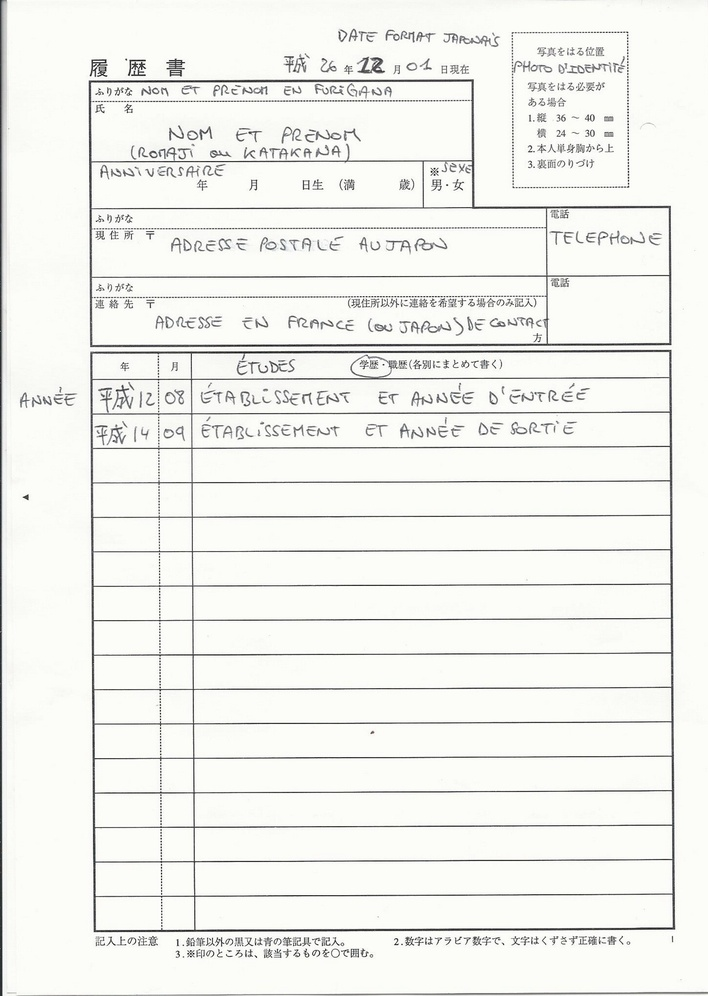
//> input picture handwritten-detection/test.jpg, 708 x 996 px, shrunk from 1200 x 1688 before the run
$ ./typed-handwritten   (built with g++ and OpenCV 4)
//> lines starting //> are read from the running program, lines starting //| are printed output that depends on the picture; after the words box and inside, x2 and y2 are one past the last pixel; in counts of white or black regions, pixels touching at a corner belong together
#include <stdio.h>
#include <iostream>
#include <opencv2/highgui.hpp>
#include <opencv2/imgproc.hpp>
#include <opencv2/opencv.hpp>
#include <string>
#include <math.h>
#include <vector>
using namespace cv;
using namespace std;


//Effectuer un seuillage en fonction des paramètres à disposition
//n = niveau du seuil, aide = résultat du seuil, image = image initiale
// [70 lines left out: functions seuillage, histogramme, afficheTab, afficheTab, somme, not called in this run]

//Trouve le maximum du tableau et retourne l'indice
//liste : la liste où on veut trouver le maximum
// taille : la taille de la liste
//retourne l'indice du maximum dans la liste
int maximum(int liste[], int taille) {
    int max = liste[0];
    int indice = 0;

    for (int i = 0; i < taille; ++i) {
        if (liste[i] > max) {
            max = liste[i];
        }
    }

    return max;

}

Mat img;
Mat otsu;
Mat diff;
int threshval = 100;
int t = 100;
int nbConEachS[256][256];

int nbNewCC[256][256];


//avoir que les images qui ne sont pas dans ref et qui sont dans bw
//bw : image avec un changement de seuil
//ref : image référence
//retourne une image de la différence de ref et bw
static Mat avoirDiff(Mat bw, Mat ref) {
    // clone l'image bw dans diff
    Mat diff = bw.clone();
    //avoir une image noire de diff
    for (int i = 0; i < img.rows; i++) {
        for (int j = 0; j < img.cols; j++) {
            if (diff.at<uchar>(i, j) != 0) {

                diff.at<uchar>(i, j) = 0;


            }
        }
    }

    //avoir les pixels qui ne sont pas sur ref dans bw
    for (int i = 0; i < img.rows; i++) {
        for (int j = 0; j < img.cols; j++) {

            if (ref.at<uchar>(i, j) == 0 && bw.at<uchar>(i, j) == 255) {
                diff.at<uchar>(i, j) = 255;
            }


        }
    }
    //imshow("diff",diff);
    //enlever les pixels qui sont isolés (1 CC = 1 pixel )
    for (int i = 1; i < img.rows - 1; i++) {
        for (int j = 1; j < img.cols - 1; j++) {
            //gauche-haut,milieu-haut,droit-haut,gauche-milieu,mileu-milieu,droit_milieu,gauche-bas, milieu-bas,droit-bas

            int nbMemePixel = 0;
            for (int x = -1; x < 1; x++) {
                for (int y = -1; y < 1; y++) {
                    if (ref.at<uchar>(i + x, j + y) == 255 && bw.at<uchar>(i + x, j + y) == 255) {
                        nbMemePixel++;
                    }

                }
            }

            if (ref.at<uchar>(i, j) != 255 && bw.at<uchar>(i, j) == 255) {
                if (nbMemePixel != 0) {
                    diff.at<uchar>(i, j) = 0;
                }
            }


        }

    }
    return diff;

}

//afficher la fenêtre pour voir les modifications

static void on_trackbar(int, void*) {

    Mat bw = threshval < 256 ? (img < threshval) : (img > threshval);
    Mat ref = t < 256 ? (img < t) : (img > t);

    imshow("seuillage", bw);


    //diff = avoirDiff(bw,ref);


    Mat labelImage(img.size(), CV_32S);

    //int nLabels = connectedComponents(diff, labelImage, 8);
    int nLabels = connectedComponents(bw, labelImage, 8);
    //nb de CC dans bw
    cout << nLabels << endl;
    //nbConEachS[t][threshval]=nLabels;
    std::vector<Vec3b> colors(nLabels);
    colors[0] = Vec3b(0, 0, 0);//background
    for (int label = 1; label < nLabels; ++label) {
        colors[label] = Vec3b((rand() & 255), (rand() & 255), (rand() & 255));
    }
    Mat dst(img.size(), CV_8UC3);
    for (int r = 0; r < dst.rows; ++r) {
        for (int c = 0; c < dst.cols; ++c) {

            int label = labelImage.at<int>(r, c);
            Vec3b& pixel = dst.at<Vec3b>(r, c);
            pixel = colors[label];
        }
    }


    //Mettre les valeurs du label à 0
    int nb[nLabels];

    // voir si l'image de ref et l'image bw ont la même composante connexe au même endroit.
    for (int r = 0; r < dst.rows; ++r) {
        for (int c = 0; c < dst.cols; ++c) {

            if (ref.at<uchar>(r, c) == 255 && bw.at<uchar>(r, c) == 255) {
                int label = labelImage.at<int>(r, c);
                nb[label] = 0;
            }


        }
    }

    // Retirer les composantes connexes
   // Mat dst(img.size(), CV_8UC3);
    for (int r = 0; r < dst.rows; ++r) {
        for (int c = 0; c < dst.cols; ++c) {

            int label = labelImage.at<int>(r, c);
            if (nb[label] == 0) {
                Vec3b& pixel = dst.at<Vec3b>(r, c);
                pixel = colors[0];
            }

        }
    }


    //Ajoute la couleur blanche de ref dans dst
    for (int r = 0; r < dst.rows; ++r) {
        for (int c = 0; c < dst.cols; ++c) {

            if ((int)dst.at<Vec3b>(r, c)[0] == 0) {
                dst.at<Vec3b>(r, c)[0] = ref.at<uchar>(r, c);
                dst.at<Vec3b>(r, c)[1] = ref.at<uchar>(r, c);
                dst.at<Vec3b>(r, c)[2] = ref.at<uchar>(r, c);
            }

        }
    }


    imshow("Composantes connexes", dst);

}

//avoir l'image référence en fenêtre avec la methode on_trackbar()
// [6 lines left out: function myCallbackForT, not called in this run]


//Avoir les nouvelles CC
//fin : la fin de la recherche
//debut : le début de la recherche
//pas : le nombre de pas pour arriver du début jusqu'à la fin
void avoirNCC(int fin, int debut, int pas) {

    cout << "fin  : " << fin << ", debut  : " << debut << endl;

    for (int t = debut; t < fin; t = t + pas) {

        int seuilPas = t + pas;
        /*************************Avoir les nouvelles composantes connexes à chaque itération dans l'image *********************************************************/

    // seuilPas ne dépasse pas les 255
        if (seuilPas > 256) {
            seuilPas = 255;

        }

        // avoir les image bw et ref
        Mat bw = seuilPas < 256 ? (img < (seuilPas)) : (img > (seuilPas));
        Mat ref = t < 256 ? (img < t) : (img > t);

        imshow("Seuillage", bw);
        imshow("Ref", ref);


        //diff = avoirDiff(bw,ref);

       //Création  d'une image où on met les labels
        Mat labelImage(img.size(), CV_32S);

        //Le nombre de CC dans l'image bw
        int nLabels = connectedComponents(bw, labelImage, 8);

        // cout<<"nLables : "<<nLabels<<endl;

         //Fixer les couleurs pour chaque CC
        std::vector<Vec3b> colors(nLabels);
        colors[0] = Vec3b(0, 0, 0);//background
        for (int label = 1; label < nLabels; ++label) {
            colors[label] = Vec3b((rand() & 255), (rand() & 255), (rand() & 255));
        }

        Mat dst(img.size(), CV_8UC3);
        for (int r = 0; r < dst.rows; ++r) {
            for (int c = 0; c < dst.cols; ++c) {

                int label = labelImage.at<int>(r, c);
                Vec3b& pixel = dst.at<Vec3b>(r, c);
                pixel = colors[label];
            }
        }


        //mettre le tableau nb les valeurs du label en 1 ,
        int nb[nLabels];
        for (int i = 0; i < nLabels; i++) {
            nb[i] = 1;
        }

        //on vérifie ici si l'image de ref et l'image bw ont la même composante connexe au même endroit, si oui on met 0 sinon rien
        for (int r = 0; r < dst.rows; ++r) {
            for (int c = 0; c < dst.cols; ++c) {

                if (ref.at<uchar>(r, c) == 255 && bw.at<uchar>(r, c) == 255) {
                    int label = labelImage.at<int>(r, c);
                    nb[label] = 0;

                }


            }
        }

        //avoir le nombre de CC qui sont identiques dans ref et bw
        int n = 0;
        for (int i = 0; i < nLabels; i++) {
            if (nb[i] == 0) {
                n++;
            }
        }

        // Suppression des  composantes connexes qui sont dans ref ET dans bw, losrque nb[label]==0
       // Mat dst(img.size(), CV_8UC3);
        for (int r = 0; r < dst.rows; ++r) {
            for (int c = 0; c < dst.cols; ++c) {

                int label = labelImage.at<int>(r, c);
                if (nb[label] == 0) {
                    Vec3b& pixel = dst.at<Vec3b>(r, c);
                    pixel = colors[0];
                }

            }
        }


        //Rajoute la couleur blanc de ref dans dst
        for (int r = 0; r < dst.rows; ++r) {
            for (int c = 0; c < dst.cols; ++c) {

                if ((int)dst.at<Vec3b>(r, c)[0] == 0) {
                    dst.at<Vec3b>(r, c)[0] = ref.at<uchar>(r, c);
                    dst.at<Vec3b>(r, c)[1] = ref.at<uchar>(r, c);
                    dst.at<Vec3b>(r, c)[2] = ref.at<uchar>(r, c);
                }

            }
        }

        //Mettre les valeurs dans un tableau
        nbNewCC[t][seuilPas] = nLabels - n;
        nbConEachS[t][seuilPas] = nLabels - (nLabels - n);
        // cout << "nbNewCC : "<<nbNewCC[t][t+pas]<<"\n"<<endl;


    }

}


//avoir les Composantes connexes dans seuillage et dans image
//seuillage : une image seuillée de "image "
//image : une image binaire
// retourne une image qui contient les CC dans seuillage et image
// [80 lines left out: function haveCC, not called in this run]

//Méthode d'otsu qui prend une image en paramètre et retourne son seuil
int Otsu(Mat img) {
    int height = img.rows;
    int width = img.cols;
    float histogram[256] = { 0 };
    for (int i = 0; i < height; i++)
    {
        unsigned char* p = (unsigned char*)img.data + img.step * i;
        for (int j = 0; j < width; j++)
        {
            histogram[*p++]++;
        }
    }
    int size = height * width;
    for (int i = 0; i < 256; i++)
    {
        histogram[i] = histogram[i] / size;
    }
    float avgValue = 0;
    for (int i = 0; i < 256; i++)
    {
        avgValue += i * histogram[i];
    }
    int threshold;
    float maxVariance = 0;
    float w = 0, u = 0;
    for (int i = 0; i < 256; i++)
    {
        w += histogram[i];
        u += i * histogram[i];
        float t = avgValue * w - u;
        float variance = t * t / (w * (1 - w));
        if (variance > maxVariance)
        {
            maxVariance = variance;
            threshold = i;
        }
    }
    return threshold;
}

//recherche le maximum dans une liste
//choix : stoppe la boucle while
//divise : la taille de la liste
//liste : un tableau de valeur entières
// maxpic : avoir le max de l'indice indiceMax
//indiceMax :  avoir l'indice où se situe le max
// i : aide pour la boucle
void rechercheMax(bool choix, int divise, int liste[], int& maxpic1, int& indiceMax, int& i) {
    while (choix && i < divise) {
        if (maxpic1 < liste[i]) {

            maxpic1 = liste[i];
            if (maxpic1 > liste[i + 1]) {
                indiceMax = i;
                choix = false;
            }

        }

        i++;
    }


}

//recherche le minimum dans une liste
//choix : stoper la boucle while
//divise : la taille de la liste
//liste : un tableau de valeur entier
// maxpic : avoir le min de l'indice indiceMax
//indiceMax :  avoir l'indice où se situe le min
// i  : aide pour la boucle
void rechercheMin(bool choix, int divise, int liste[], int& minpic1, int& indiceMin, int& i) {
    while (choix && i < divise) {
        if (minpic1 > liste[i]) {
            minpic1 = liste[i];
            if (minpic1 < liste[i + 1]) {
                indiceMin = i;
                choix = false;
            }
        }
        i++;

    }


}

//avoir les courbes des CC new et des Cc évoluantes
//graphe : mettre les valeurs
//divise :  la taille de la liste
//max : le format de l'image
//pas : combien de pas du début à la fin
//indice1  : aide à avoir l'indice dans une liste de taille divise
//listeaffCCagrandit :  liste des CC qui grandissent
//listeafficheCC:  liste des nouvelles CC
// seuil : le seuil (otsu ou non)
//indiceMi: deuxieme indice minimum dans la liste des CC qui ont grandit
//indiceMa: deuxieme indice maximum  dans la liste des CC qui ont grandit
//indiceMin: premier indice minimume dans la liste des CC qui ont grandit
//indiceMin1: premier indice minimume dans la liste des CC qui ont grandit
void faireGraphe(Mat graphe, int divise, int max, int pas, int indice1, int listeaffCCagrandit[], int listeafficheCC[], int seuil, int indiceMi, int indiceMa, int indiceMin, int indiceMin1) {

    for (int i = 0; i < 500; i = i + ((pas * 500) / 256)) {

        //affiche la courbe de nouvelles CC
        if (indice1 + 1 < divise) {

            //graphe.at<uchar>(500-((listeafficheCC[indice1]*500)/max),i+1)=255;
            if (indice1 < indiceMin) {
                graphe.at<Vec3b>(500 - ((listeafficheCC[indice1] * 500) / max), i + 1)[0] = 200;
                graphe.at<Vec3b>(500 - ((listeafficheCC[indice1] * 500) / max), i + 1)[1] = 100;
                graphe.at<Vec3b>(500 - ((listeafficheCC[indice1] * 500) / max), i + 1)[2] = 100;

            }
            else {
                graphe.at<Vec3b>(500 - ((listeafficheCC[indice1] * 500) / max), i + 1)[0] = 255;
                graphe.at<Vec3b>(500 - ((listeafficheCC[indice1] * 500) / max), i + 1)[1] = 255;
                graphe.at<Vec3b>(500 - ((listeafficheCC[indice1] * 500) / max), i + 1)[2] = 0;

            }


            //affiche la courbe de CC qui ont grandi
            if (indice1 >= indiceMin1 && indice1 > indiceMi) {
                graphe.at<Vec3b>(500 - ((listeaffCCagrandit[indice1] * 500) / max), i + 1)[0] = 255;
                graphe.at<Vec3b>(500 - ((listeaffCCagrandit[indice1] * 500) / max), i + 1)[1] = 255;
                graphe.at<Vec3b>(500 - ((listeaffCCagrandit[indice1] * 500) / max), i + 1)[2] = 255;

            }
            else {
                graphe.at<Vec3b>(500 - ((listeaffCCagrandit[indice1] * 500) / max), i + 1)[0] = 255;
                graphe.at<Vec3b>(500 - ((listeaffCCagrandit[indice1] * 500) / max), i + 1)[1] = 0;
                graphe.at<Vec3b>(500 - ((listeaffCCagrandit[indice1] * 500) / max), i + 1)[2] = 255;

            }


            //On relie les points pour créer une courbe//

            int aide = i + 1 + ((pas * 500) / 256);
            //New CC
            if (indice1 < indiceMin) {
                line(graphe, Point(i + 1, 500 - ((listeafficheCC[indice1] * 500) / max)), Point(aide, 500 - ((listeafficheCC[indice1 + 1] * 500) / max)), Scalar(200, 100, 100), 1, LINE_4);
            }
            else {
                line(graphe, Point(i + 1, 500 - ((listeafficheCC[indice1] * 500) / max)), Point(aide, 500 - ((listeafficheCC[indice1 + 1] * 500) / max)), Scalar(255, 255, 0), 1, LINE_4);
            }
            //CC s'étant agrandies
            if (indice1 >= indiceMin1 && indice1 < indiceMi) {
                line(graphe, Point(i + 1, 500 - ((listeaffCCagrandit[indice1] * 500) / max)), Point(aide, 500 - ((listeaffCCagrandit[indice1 + 1] * 500) / max)), Scalar(255, 255, 255), 1, LINE_4);

            }
            else {
                line(graphe, Point(i + 1, 500 - ((listeaffCCagrandit[indice1] * 500) / max)), Point(aide, 500 - ((listeaffCCagrandit[indice1 + 1] * 500) / max)), Scalar(255, 0, 255), 1, LINE_4);

            }

            indice1++;

        }

    }
    cout << "Fin d'édition du graphique." << endl;
    // affiche la droite du seuil d'Otsu
    line(graphe, Point((seuil * 500) / 256, 0), Point((seuil * 500) / 256, 500), Scalar(0, 255, 0), 1, LINE_4);

}


int main(int argc, const char** argv) {

    /***********Mettre tous les tableaux à 0************/
    for (int i = 0; i < 256; i++) {
        for (int j = 0; j < 256; j++) {
            nbConEachS[i][j] = 0;
        }

    }
    for (int i = 0; i < 256; i++) {
        for (int j = 0; j < 256; j++) {
            nbNewCC[i][j] = 0;
        }

    }

    /*******************Avoir l'image **********************/

    img = imread("/Users/adamdiakite/Desktop/typed-handwritten-aurelie/TER/test.jpg",IMREAD_GRAYSCALE);
    waitKey(0);

    if (img.empty())
    {
        cout << "Could not read input image file: " << img << endl;
        return EXIT_FAILURE;
    }

    /*****************faire le seuillage *********************/
    threshold(img, otsu, 0, 255, THRESH_BINARY | THRESH_OTSU);
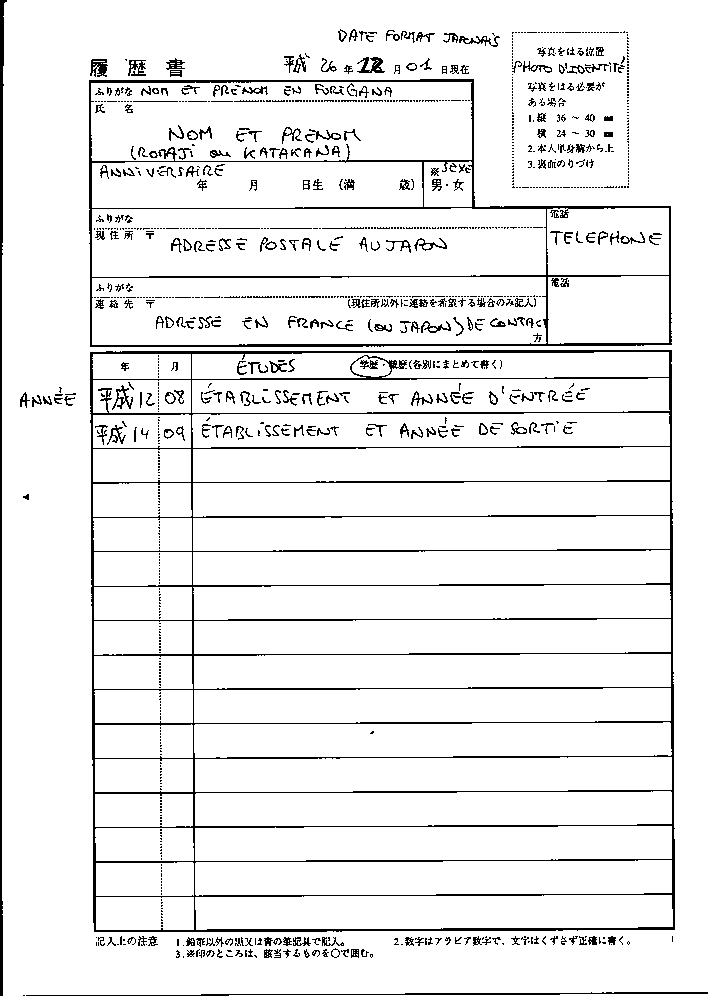
//> otsu: 996 rows x 708 cols, CV_8UC1; 93.1% white; black in thin lines or dots
    otsu = ~otsu;
//> otsu: 996 rows x 708 cols, CV_8UC1; 6.9% white in thin lines or dots
    Mat binary;
    int seuil = 0;
    seuil = Otsu(img);
//> after the loop in Otsu, `for (int i = 0; i < height; i++)`: histogram = 256 values, max 372091 at index 252, min 0 at index 0, mean 2754.6
//> after the loop in Otsu, `for (int i = 0; i < 256; i++)`: histogram = 256 values, max 0.528 at index 252, min 0 at index 0, mean 0.00391
//> the loop in Otsu, `for (int i = 0; i < 256; i++)` made 256 passes
//> avgValue on passes 1 to 3: 0, 0, 0
//> after the loop in Otsu, `for (int i = 0; i < 256; i++)`: avgValue = 240.8
//> the loop in Otsu, `for (int i = 0; i < 256; i++)` made 256 passes
//> (w, u, t, variance, maxVariance) on passes 7, 9, 11, 13, 18, 19, 20, 21: (1.42e-06, 8.51e-06, 0.000333, 0.0782, 0.0782), (4.25e-06, 3.12e-05, 0.000993, 0.232, 0.232), (5.67e-06, 4.54e-05, 0.00132, 0.307, 0.307), (7.09e-06, 6.24e-05, 0.00164, 0.382, 0.382), (9.93e-06, 0.000111, 0.00228, 0.523, 0.523), (1.56e-05, 0.000213, 0.00354, 0.805, 0.805), (1.84e-05, 0.000267, 0.00417, 0.944, 0.944), (2.55e-05, 0.000408, 0.00574, 1.29, 1.29)
//> after the loop in Otsu, `for (int i = 0; i < 256; i++)`: w = 1; u = 240.8; maxVariance = 1105.1; threshold = 184
//> seuil = 184
    Mat imprime;

    cout << endl;

    /***************************Obtention des CC***********************************************/

    //avoir les new CC et les CC qui grandissent
    int pas = 10;
    int divise = 256 / pas + 1;
    cout << "\nDivise : " << divise << endl;
    cout << "pas : " << pas << endl;
    avoirNCC(256, 0, pas);
//> the loop in avoirNCC, `for (int t = debut; t < fin; t = t + pas)` made 26 passes
//> (nLabels, n) on passes 1 to 8: (4, 0), (12, 3), (86, 10), (220, 51), (433, 115), (650, 230), (846, 373), (1095, 516)
//> pass 1, in avoirNCC, `Mat bw = seuilPas < 256 ? (img < (seuilPas)) : (img > (seuilPas));`:
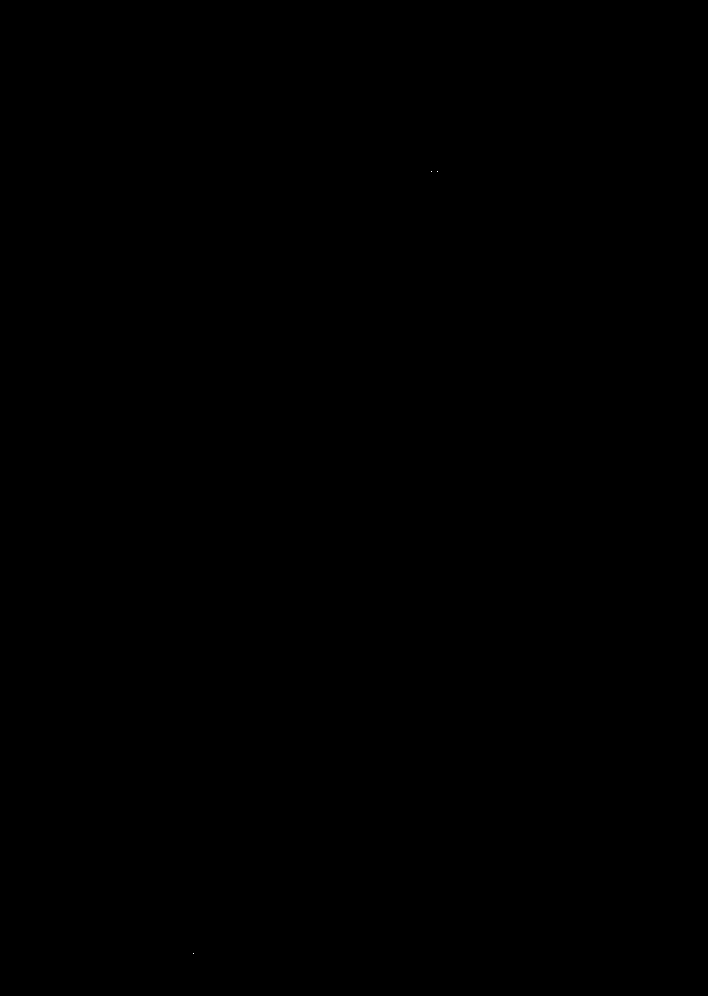
//> bw: 996 rows x 708 cols, CV_8UC1; 0% white in thin lines or dots, all inside (x1, y1, x2, y2) = (193, 171, 438, 954)

    cout << " Les CC qui appartiennent eu blanc" << endl;

    for (int i = 0; i < 256; i++) {
        for (int j = 0; j < 256; j++) {
            if (nbConEachS[i][j] != 0 && nbConEachS[i][j] != 1) {
                cout << "tab [" << i << "," << j << "]" << " : " << nbConEachS[i][j] << " | ";
            }

        }
    }
    cout << endl;
    cout << "Obtention des nouvelles CC uniquement" << endl;
    for (int i = 0; i < 256; i++) {
        for (int j = 0; j < 256; j++) {
            if (nbNewCC[i][j] > 1) {
                cout << "tab [" << i << "," << j << "]" << " : " << nbNewCC[i][j] << " | ";
            }

        }
    }
//> (the rest of the program and of its run is left out)
